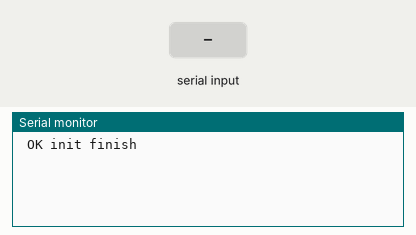
This sketch was run on a simulated Arduino Uno, built with avr-gcc and run on an emulated ATmega328P. On the bench: the last lines printed to the serial monitor. Inputs (shaded band) come from the test bench.

Above: at 1.2 s.
1.3 s: "1" received over Serial
At 2.5 s:
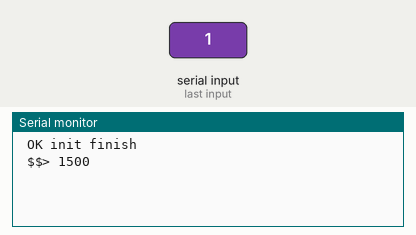
3.0 s: "0" received over Serial
At 4.0 s:
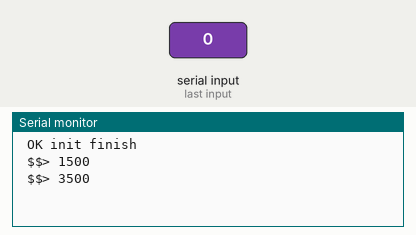
4.5 s: "2" received over Serial
At 4.8 s:
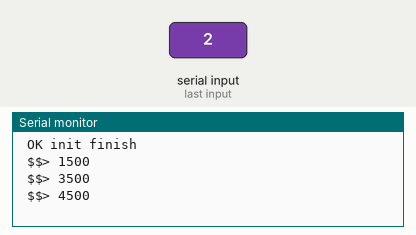

Measured:
- after the input at 1.3 s, the serial monitor: prints a new line after 0.20 s (image 1)
- after the input at 3.0 s, the serial monitor: prints a new line after 0.50 s (image 2)
- after the input at 4.5 s, the serial monitor: prints a new line at once (image 3)

The sketch:

Port_Serie_Affichage_ms.ino
```cpp
unsigned long time_deb;

void setup() {
  // put your setup code here, to run once:
  Serial.begin(9600);
  time_deb = millis(); // On stocke le début du lancement du prgramme
  while(!Serial) {

  }
  Serial.println(" OK init finish");
}

void loop() {
  // put your main code here, to run repeatedly:
  if(Serial.available()) { // Si on a reçu le message nous signalant d'envoyer le nombre
    while(Serial.available()) {
      // boucle qui me permet d'attendre qu'il n'y a plus de caractères à lire
      Serial.read();
    }
    unsigned long time = millis();
    Serial.print(" $$> ");
    Serial.println(time - time_deb);
  }

  delay(500);
}
```
